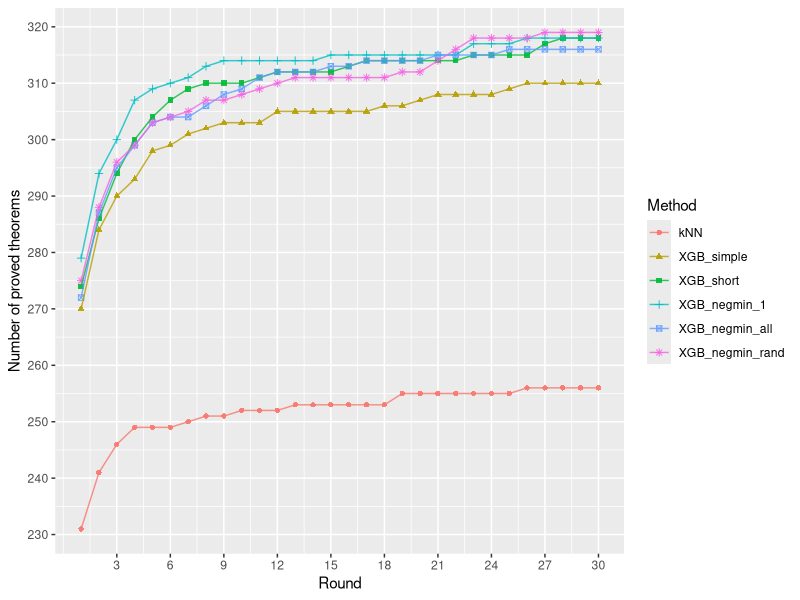
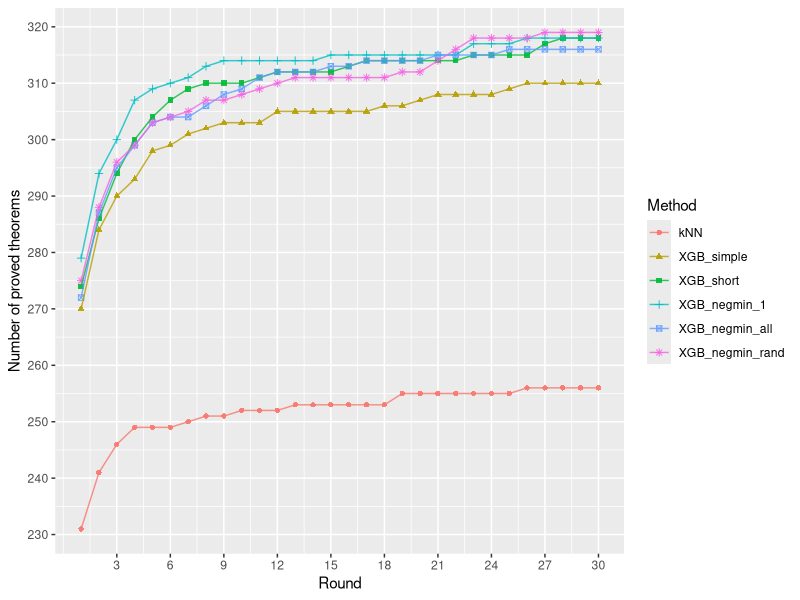

The R script that drew these images, in order:
library(ggplot2)
library(reshape)

knn<-read.csv('data/adding_knn_mptp2078_new.csv', header=F)
simple<-read.csv('data/adding_simple_mptp2078_new.csv', header=F)
short<-read.csv('data/adding_short_mptp2078_new.csv', header=F)
negmin_1<-read.csv('data/adding_negmin_1_mptp2078_new.csv', header=F)
negmin_2<-read.csv('data/adding_negmin_2_mptp2078_new.csv', header=F)
negmin_rand<-read.csv('data/adding_negmin_rand_mptp2078_new.csv', header=F)
negmin_all<-read.csv('data/adding_negmin_all_mptp2078_new.csv', header=F)

print(simple)
print(short)
print(simple[simple$V1 < 999,])
data<-data.frame(
	Round=seq(1,30),
	kNN=knn[knn$V1 < 999,][1:30],
	XGB_simple=simple[simple$V1 < 999,][1:30],
	XGB_short=short[short$V1 < 999,][1:30],
	XGB_negmin_1=negmin_1[negmin_1$V1 < 999,][1:30],
      #	XGB_negmin_2=negmin_2[negmin_2$V1 < 999,][1:30],
	XGB_negmin_all=negmin_all[negmin_all$V1 < 999,][1:30],
	XGB_negmin_rand=negmin_rand[negmin_rand$V1 < 999,][1:30]
	)

data_melt<-melt(data, c("Round"))
colnames(data_melt)<-c("Round", "Method", "Number of proved theorems")
print(data_melt)

ggplot(data_melt, aes(x=`Round`, y=`Number of proved theorems`)) +
	geom_point(aes(color=Method, shape=Method), alpha=0.9) +
	geom_line(aes(color=Method), alpha=0.8) +
	scale_y_continuous(breaks=c(230,240,250,260,270,280,290,300,310,320)) +
	scale_x_continuous(breaks=c(3,6,9,12,15,18,21,24,27,30))
#	theme(axis.text.x=element_text(angle=30,hjust=1,vjust=1))
ggsave('addings.png', device='png', height=2.7, width=5.5, dpi=800)
